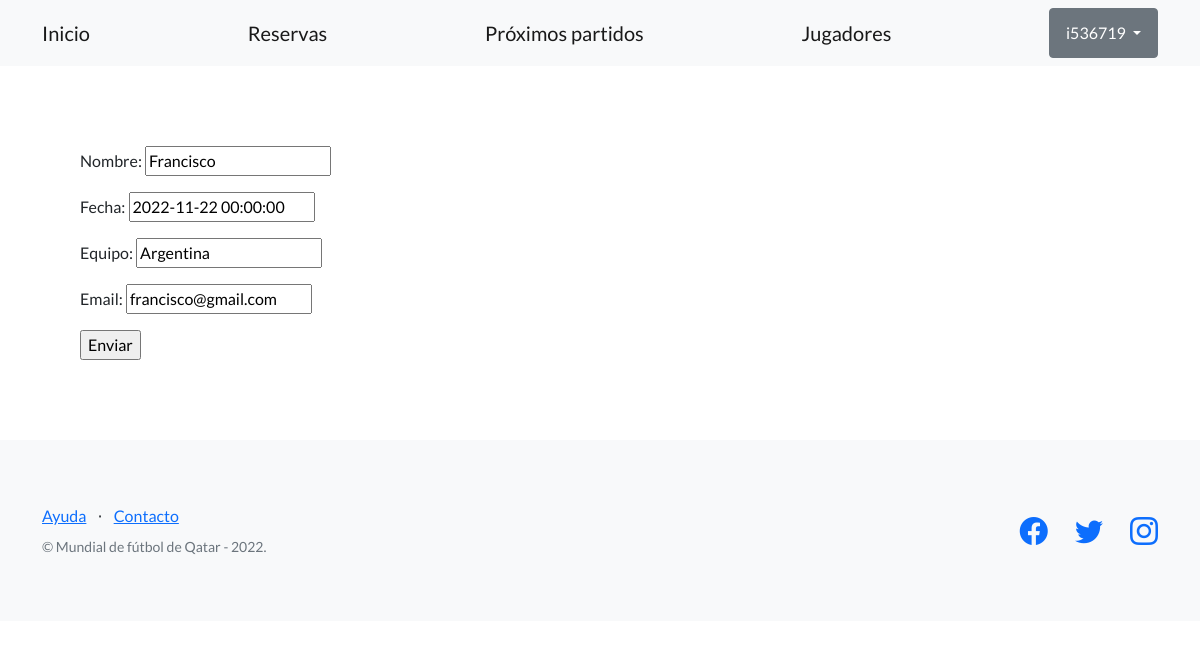
Page /proyecto-mundial/editar-reserva/6/ (signed in) on the earlier database version.
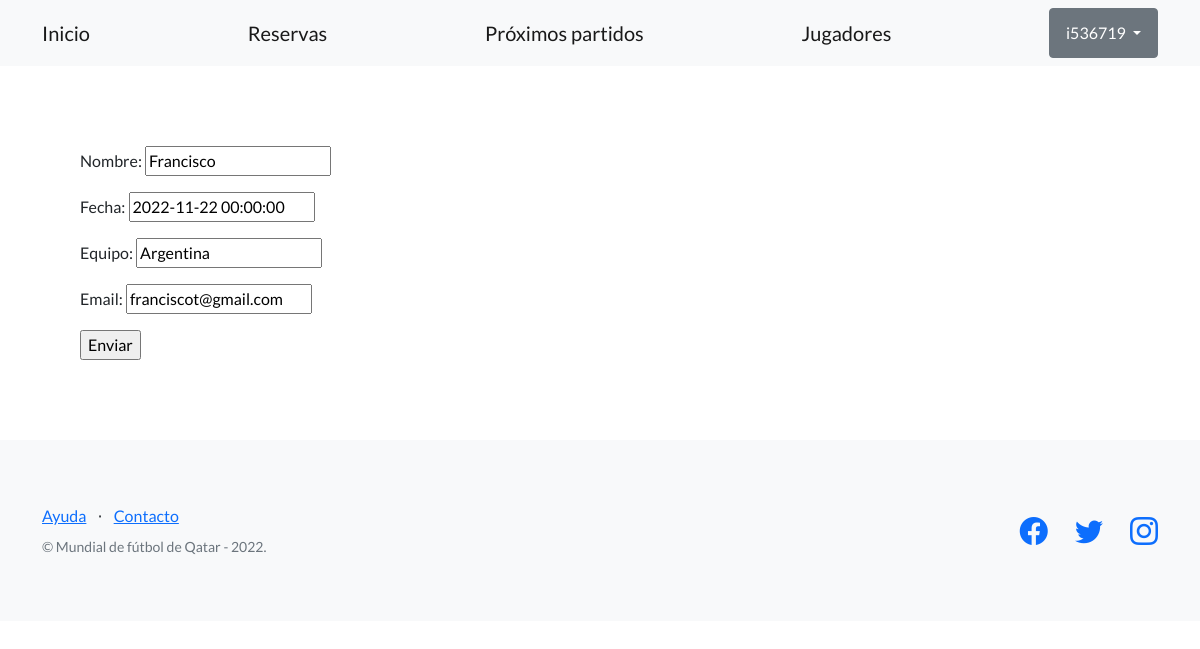
Same page on the later database version.
### AppCoder/models.py (models this page shows, shortened)
class Reserva(models.Model):
    nombre = models.CharField(max_length=128)
    fecha = models.DateTimeField()
    equipo = models.CharField(max_length=100)
    email = models.EmailField()

### AppCoder/views.py (the view)
@login_required
def editar_reserva(request, id):
    reserva = Reserva.objects.get(id=id)
    if request.method == 'POST':
        formulario = ReservaFormulario(request.POST)
        if formulario.is_valid():
            data = formulario.cleaned_data
            reserva.nombre = data['nombre']
            reserva.fecha = data['fecha']
            reserva.equipo = data['equipo']
            reserva.email = data['email']
            reserva.save()
            return redirect(reverse('reservas'))
    else:  # GET
        inicial = {
            'nombre': reserva.nombre,
            'fecha': reserva.fecha,
            'equipo': reserva.equipo,
            'email': reserva.email,
        }
        formulario = ReservaFormulario(initial=inicial)
    return render(request, "AppCoder/form_reserva.html", {"formulario": formulario})

### AppCoder/forms.py
class ReservaFormulario(forms.Form):
    nombre = forms.CharField(max_length=100)
    fecha = forms.DateTimeField()
    equipo = forms.CharField(max_length=100)
    email = forms.EmailField()

### AppCoder/templates/AppCoder/form_reserva.html (shortened to what this page needs)
{% extends "AppCoder/plantilla_base.html" %}
{% block contenido_base %}
<form method="post">
  {{ formulario.as_p }}
  <input type="submit" value="Enviar" />
</form>
{% endblock contenido_base %}

Differences in the rows shown:
changed Reserva "Francisco": email "francisco@gmail.com" → "franciscot@gmail.com"
